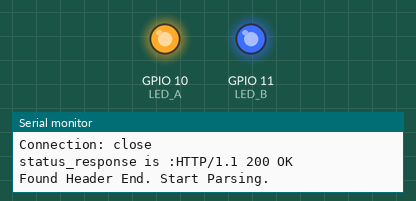
Bench run of a program on a simulated ESP32-S3. On the bench: output pins drawn as LEDs (lit = HIGH), the last lines printed to the serial monitor. WiFi joins after 1.5 s; servers stay silent unless stated; uploads are accepted with an empty reply.

Above: at 2.4 s.
At 8.4 s:
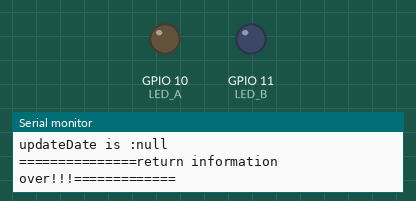
Timing chart, 0 to 10.7 s (numbered marks = the images above):
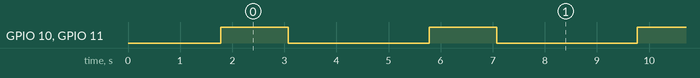

Measured:
- by itself, GPIO 10 (LED_A), GPIO 11 (LED_B): alternates HIGH for 1.3 s and LOW for 2.7 s

The program:

main.cpp
```cpp
/*
接线说明:无

程序说明:实现了客户端请求和风天气的JSON数据并实现解析
        程序功能:
        1. 向服务器端请求json数据信息
        2. 解析服务器端响应的json信息内容。
        3. 将解析后的数据信息显示于串口监视器
        4. 可以实现对不同的地区的天气进行请求

注意事项:1):这是心知天气的API调用文档: https://docs.seniverse.com/api/weather/now.html
        2):JSON数据解析网站:https://arduinojson.org/
        3):这是需要解析的JSON数据(示例):
          {
            "results": [
               {
                "location": {
                              "id": "C23NB62W20TF",
                              "timezone": "America/Los_Angeles",
                               "timezone_offset": "-07:00"
                            },
                "now":      {
                               "text": "多云",
                              "code": "4",
                              "temperature": "14"
                            },
                "last_update": "2015-09-25T22:45:00-07:00"
          }
                      ]
        }


函数示例:无

作者:灵首

时间:2023_4_6

*/
#include <Arduino.h>
#include <ArduinoJson.h>
#include <WiFi.h>
#include <WiFiMulti.h>
#include <WebServer.h>

WiFiMulti wifi_multi; // 建立WiFiMulti 的对象,对象名称是 wifi_multi

#define LED_A 10
#define LED_B 11

static int ledState;
int BOOT_int;

// 定义的函数
void wifi_multi_con(void);
void wifi_multi_init(void);
void wifiClientRequest(const char *host, const int httpPort);
void parseData(WiFiClient client);

// 心知天气的相关设置
String reqUserkey = "SSD8O45y_m1XeM1SK"; // 设置自己的私钥
String reqUnit = "c";                    // 设置请求的单位
String reqLanguage = "en";               // 设置请求返回的语言

// 需要获取的数据,设置为全局变量
static String ID;
static String weather;
static int weatherCode;
static String updateDate;


/*
# brief 连接WiFi的函数
# param 无
# retval 无
*/
void wifi_multi_con(void)
{
  int i = 0;
  while (wifi_multi.run() != WL_CONNECTED)
  {
    delay(1000);
    i++;
    Serial.print(i);
  }
}

/*
# brief 写入自己要连接的WiFi名称及密码,之后会自动连接信号最强的WiFi
# param 无
# retval  无
*/
void wifi_multi_init(void)
{
  wifi_multi.addAP("LINGSOU1029", "12345678");
  wifi_multi.addAP("haoze1029", "12345678"); // 通过 wifi_multi.addAP() 添加了多个WiFi的信息,当连接时会在这些WiFi中自动搜索最强信号的WiFi连接
}


/*
# brief   建立HTTP的请求地址
# param   String reqLocation :这里需要填写一个地名(有多种写法,参考心知文档)
# retval    返回一个字符串(HTTP请求的资源地址)
*/
String reqRes(String reqLocation)
{

  String resquestResource = "/v3/weather/now.json?key=" +
                            reqUserkey + "&location=" +
                            reqLocation + "&language=" +
                            reqLanguage + "&unit=" +
                            reqUnit;

  Serial.print("request location is :  ");
  Serial.print(reqLocation);
  Serial.print("\n");

  return resquestResource;
}


/*
# brief 通过WiFiClient库向指定网址建立连接并发出信息
# param   const char* host:需要建立连接的网站的网址
# param   const int httpPort:对应的端口号
# param   String resource :需要请求的资源的地址(由另一个函数生成)
# retval  无,但是会通过串口打印一些内容
*/
void wifiClientRequest(const char *host, const int httpPort, String resource)
{
  WiFiClient client;

  // 格式很重要 String("GET ") 这个中有一个空格,应该是不能省的,省略会导致HTTP请求发送不出去,很关键的
  String httpRequest = String("GET ") + resource + " HTTP/1.1\r\n" +
                       "Host: " + host + "\r\n" +
                       "Connection: close\r\n\r\n";

  // 输出连接的网址
  Serial.print("connecting to :");
  Serial.print(host);
  Serial.print("\n");

  // 连接网络服务器
  if (client.connect(host, httpPort))
  {
    // 成功后输出success
    Serial.print("success\n");

    //连接成功后亮灯
    digitalWrite(LED_A,1);
    digitalWrite(LED_B,1);

    // 向服务器发送HTTP请求
    client.print(httpRequest);

    // 串口输出HTTP请求信息
    Serial.print("sending request:");
    Serial.print(httpRequest);
    Serial.print("\n");

    // 获取并显示服务器响应状态行
    // 只能用单引号
    String status_response = client.readStringUntil('\n');
    Serial.print("status_response is :");
    Serial.print(status_response);
    Serial.print("\n");

    // 跳过响应头获取响应体,服务器响应的数据就在这
    if (client.find("\r\n\r\n"))
    {
      Serial.print("Found Header End. Start Parsing.\n");
    }

    // 解析JSON数据
    parseData(client);
  }
  else
  {
    Serial.print("connect failed!!!\n");
  }

  // 结束连接
  client.stop();

  //结束连接后灭灯
  digitalWrite(LED_A,0);
  digitalWrite(LED_B,0);
}


/*
# brief   解析http请求获取的JSON数据
# param   WiFiClient client,建立一个WiFiClien对象
# retval  无
*/
void parseData(WiFiClient client)
{
  // 建立动态内存实现解析数据
  // 对接受的JSON数据进行对应的反序列化,并将输出存放在doc中待使用
  const size_t capacity = JSON_ARRAY_SIZE(1) + JSON_OBJECT_SIZE(1) + 2*JSON_OBJECT_SIZE(3) + JSON_OBJECT_SIZE(6) + 230;
  DynamicJsonDocument doc(capacity);

  deserializeJson(doc, client);

  // 解析JSON数据
  JsonObject results_0 = doc["results"][0];

  JsonObject results_0_location = results_0["location"];
  const char *results_0_location_id = results_0_location["id"];
  const char *results_0_location_timezone = results_0_location["timezone"];
  const char *results_0_location_timezone_offset = results_0_location["timezone_offset"];

  String ID = results_0_location["id"].as<String>();

  //串口输出
  Serial.print("\n");
  Serial.print("===============return information begin:=============\n");
  Serial.print("id is :");
  Serial.print(ID);
  Serial.print("\n");

  JsonObject results_0_now = results_0["now"];
  const char *results_0_now_text = results_0_now["text"];               // "多云"
  const char *results_0_now_code = results_0_now["code"];               // "4"
  const char *results_0_now_temperature = results_0_now["temperature"]; // "14"

  String weather = results_0_now["text"].as<String>();
  int weatherCode = results_0_now["code"].as<int>();

  //串口输出
  Serial.print("weather is :");
  Serial.print(weather);
  Serial.print("\n");
  Serial.print("weatherCode is :");
  Serial.print(weatherCode);
  Serial.print("\n");


  const char *results_0_last_update = results_0["last_update"]; // "2015-09-25T22:45:00-07:00"

  String updateDate = results_0["last_update"].as<String>();

  //串口输出
  Serial.print("updateDate is :");
  Serial.print(updateDate);
  Serial.print("\n");
  Serial.print("===============return information over!!!=============\n\n");
}


void setup()
{
  // 连接串口
  Serial.begin(9600);
  Serial.print("serial is OK\n");

  // 设置按键引脚,这是输出模式
  pinMode(LED_A, OUTPUT);
  pinMode(LED_B, OUTPUT);
  digitalWrite(LED_A, 0);
  digitalWrite(LED_B, 0);

  // wifi 连接设置
  wifi_multi_init();
  wifi_multi_con();
  Serial.print("wifi connected!!!\n");

  // 输出连接信息(连接的WIFI名称及开发板的IP地址)
  Serial.print("\nconnect wifi:");
  Serial.print(WiFi.SSID());
  Serial.print("\n");
  Serial.print("\nIP address:");
  Serial.print(WiFi.localIP());
  Serial.print("\n");
}


void loop()
{
  //发送请求并解析数据,在通过串口显示输出
  String resource_0 = reqRes("chongqing");
  wifiClientRequest("api.seniverse.com", 80,resource_0);
  delay(2500);

  //可以通过修改 reqRes("chengdu") 函数的参数实现对不同地区的访问
  String resource_1 = reqRes("chengdu");
  wifiClientRequest("api.seniverse.com", 80,resource_1);
  delay(2500);
}
```
